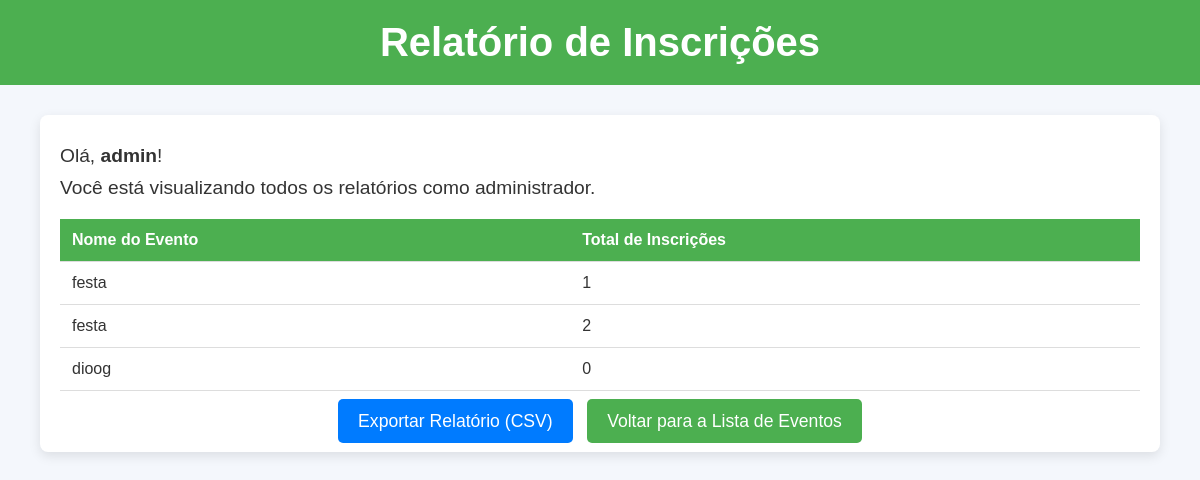
The page /events/relatorio/inscricoes/ (signed in) on the database as committed earlier.
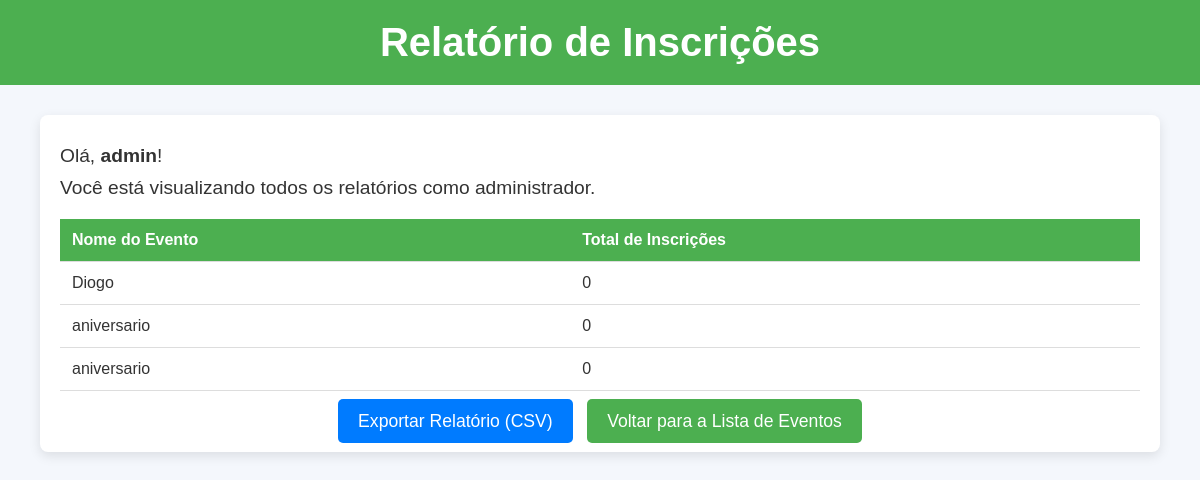
The same page on the database as committed later.
### events/models.py (models this page shows, shortened)
class Evento(models.Model):
    nome = models.CharField(max_length=200)
    descricao = models.TextField()
    data_inicio = models.DateTimeField()
    data_fim = models.DateTimeField()
    local = models.CharField(max_length=255)
    organizador = models.ForeignKey(User, on_delete=models.CASCADE, default=1)
    class Meta:
        verbose_name = 'Evento'
        verbose_name_plural = 'Eventos'
        ordering = ['data_inicio']

### events/views.py (the view, shortened to what this page needs)
# urls.py: path('relatorio/inscricoes/', relatorio_inscricoes, name='relatorio_inscricoes'),
@login_required
def relatorio_inscricoes(request):
    if request.user.is_staff:
        relatorios = Relatorio.objects.all()
    else:
        relatorios = Relatorio.objects.filter(usuario=request.user)
    eventos = Evento.objects.filter(organizador=request.user).annotate(total_inscricoes=Count('inscricoes')) if not request.user.is_staff else Evento.objects.annotate(total_inscricoes=Count('inscricoes'))
    relatorio = [{'evento': evento.nome, 'total_inscricoes': evento.total_inscricoes} for evento in eventos]
    return render(request, 'events/relatorio_inscricoes.html', {'relatorio': relatorio})

### events/templates/events/relatorio_inscricoes.html (shortened to what this page needs)
<!DOCTYPE html>
<html lang="pt-br">
<head>
</head>
<body>
    <header>
        <h1>Relatório de Inscrições</h1>
    </header>
    <div class="container">
        <div class="intro">
            <p>Olá, <strong>{{ user.username }}</strong>!</p>
            {% if user.is_staff %}
            <p>Você está visualizando todos os relatórios como administrador.</p>
            {% else %}
            <p>Você está visualizando seu próprio relatório de inscrições.</p>
            {% endif %}
        </div>
        <table>
            <thead>
                <tr>
                    <th>Nome do Evento</th>
                    <th>Total de Inscrições</th>
                </tr>
            </thead>
            <tbody>
                {% for item in relatorio %}
                <tr>
                    <td>{{ item.evento }}</td>
                    <td>{{ item.total_inscricoes }}</td>
                </tr>
                {% empty %}
                <tr>
                    <td colspan="2" style="text-align: center;">Nenhum relatório disponível.</td>
                </tr>
                {% endfor %}
            </tbody>
        </table>
        <div class="button-container">
            <a href="?exportar=1" class="export-btn">Exportar Relatório (CSV)</a>
            <a href="{% url 'lista_eventos' %}" class="back-btn">Voltar para a Lista de Eventos</a>
        </div>
    </div>
</body>
</html>

Rows that differ between the two databases and show on the page:
removed Evento: evento "festa"
removed Evento: evento "festa"
removed Evento: evento "dioog"
added Evento: evento "Diogo"
added Evento: evento "aniversario"
added Evento: evento "aniversario"
Other text that changed with them:
new list line: "0"
list line gone: "1"
list line gone: "2"
list line gone: "0"
